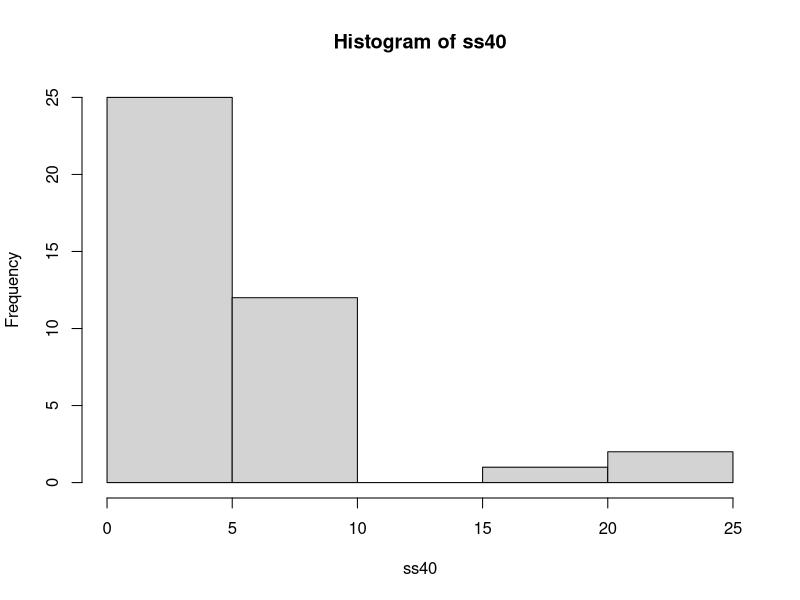
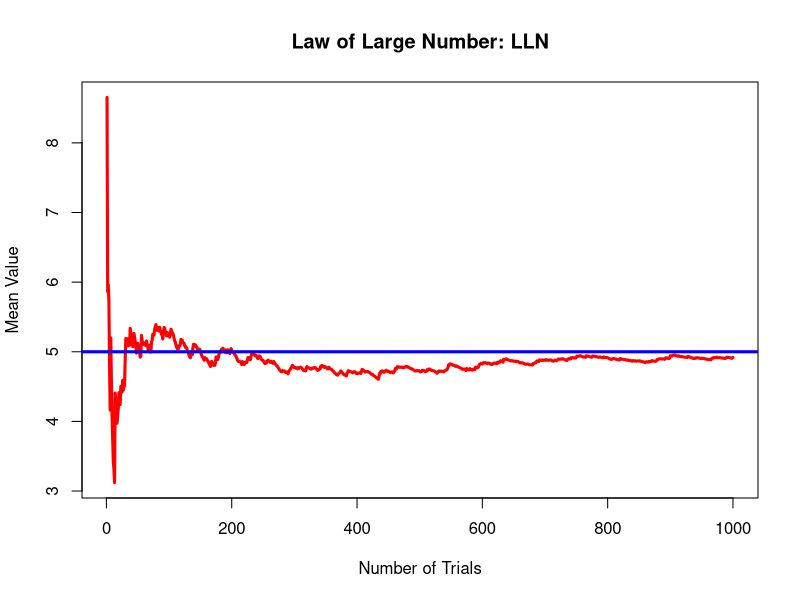

The R source for these figures, in order: (Note: this script raises an error after producing the figures.)
## Distribution of 40 random exponentials (with rate = 2)
set.seed(2) # This line is intended to perform a reproducible simulation.
ss40 <- rexp(n = 40, rate = 0.2)
hist(ss40)
mean(ss40)
var(ss40)


## Sample mean vs. Theoretical mean
n <- 1000
set.seed(3)
means <- cumsum(rexp(n, rate = 0.2))/(1:n)
plot(means ~ c(1:n), 
     xlab= "Number of Trials", 
     ylab = "Mean Value", 
     main = "Law of Large Number: LLN",
     type = "l", lwd = 3, col = "red")
abline(h = 5, col = "blue", lwd = 3)



## Alternatively
set.seed(3)
exp <- NULL
mexp <- NULL
vexp <- NULL
for (i in 1 : 1000) {
      exp <- c(exp, rexp(1, rate = 0.2)) 
      mexp <- c(mexp, mean(exp))
      vexp <- c(vexp, var(exp))
}
mean(exps)
var(exps)

## Sample mean vs. Theoretical mean
plot(mexp ~ c(1:n), 
     xlab= "Number of Trials", 
     ylab = "Mean", 
     main = "Law of Large Number: LLN",
     type = "l", lwd = 3, col = "red")
abline(h = 5, col = "blue", lwd = 3)

## Sample variance vs. Theoretical variance
plot(vexp ~ c(1:n), 
     xlab= "Number of Trials", 
     ylab = "Variance", 
     main = "Law of Large Number: LLN",
     type = "l", lwd = 3, col = "red")
abline(h = 25, col = "blue", lwd = 3)



## Law of Large Number
## Distribution of 1000 random exponentials (with rate = 2)
set.seed(3)
ss1000 <- rexp(n = 1000, rate = 0.2) 
hist(ss1000, xlab = "Value", main = "1000 random exponentials")
box()
mean(ss1000)
var(ss1000)



## Central Limit Theorem
## Distribution of 1000 of averages of 40 random exponentials (with rate = 2)
set.seed(2)
mexps <- NULL
for (i in 1 : 1000) {
    mexps <- c(mexps, mean(rexp(n = 40, rate = 0.2))) 
}    
hist(mexps, xlab = "Value", main = "1000 means of 40 random exponentials", prob = TRUE)
box()
mean(mexps)
var(mexps)


## Part 2
d.f <- data.frame(ToothGrowth)
library(dplyr)
d.f %>% group_by(supp)
d.f %>% group_by(dose)
library(ggplot2)
ggplot(d.f, aes(x = supp, y = len, fill = supp)) + geom_boxplot()
d.f.vc <- filter(d.f, supp == "VC")
d.f.oj <- filter(d.f, supp == "OJ")
t.test(d.f.vc$len, d.f.oj$len)
## Not significant. H0 could not be rejected. No difference between delivery methods.

ggplot(d.f, aes(x = as.factor(dose), y = len, fill = as.factor(dose))) + geom_boxplot()
d.f.0_5 <- filter(d.f, dose == 0.5)
d.f.1 <- filter(d.f, dose == 1)
d.f.2 <- filter(d.f, dose == 2)
var(d.f.0_5$len)
var(d.f.1$len)
var(d.f.2$len)
t.test(d.f.2$len, d.f.1$len)
t.test(d.f.1$len, d.f.0_5$len)
t.test(d.f.2$len, d.f.0_5$len)
